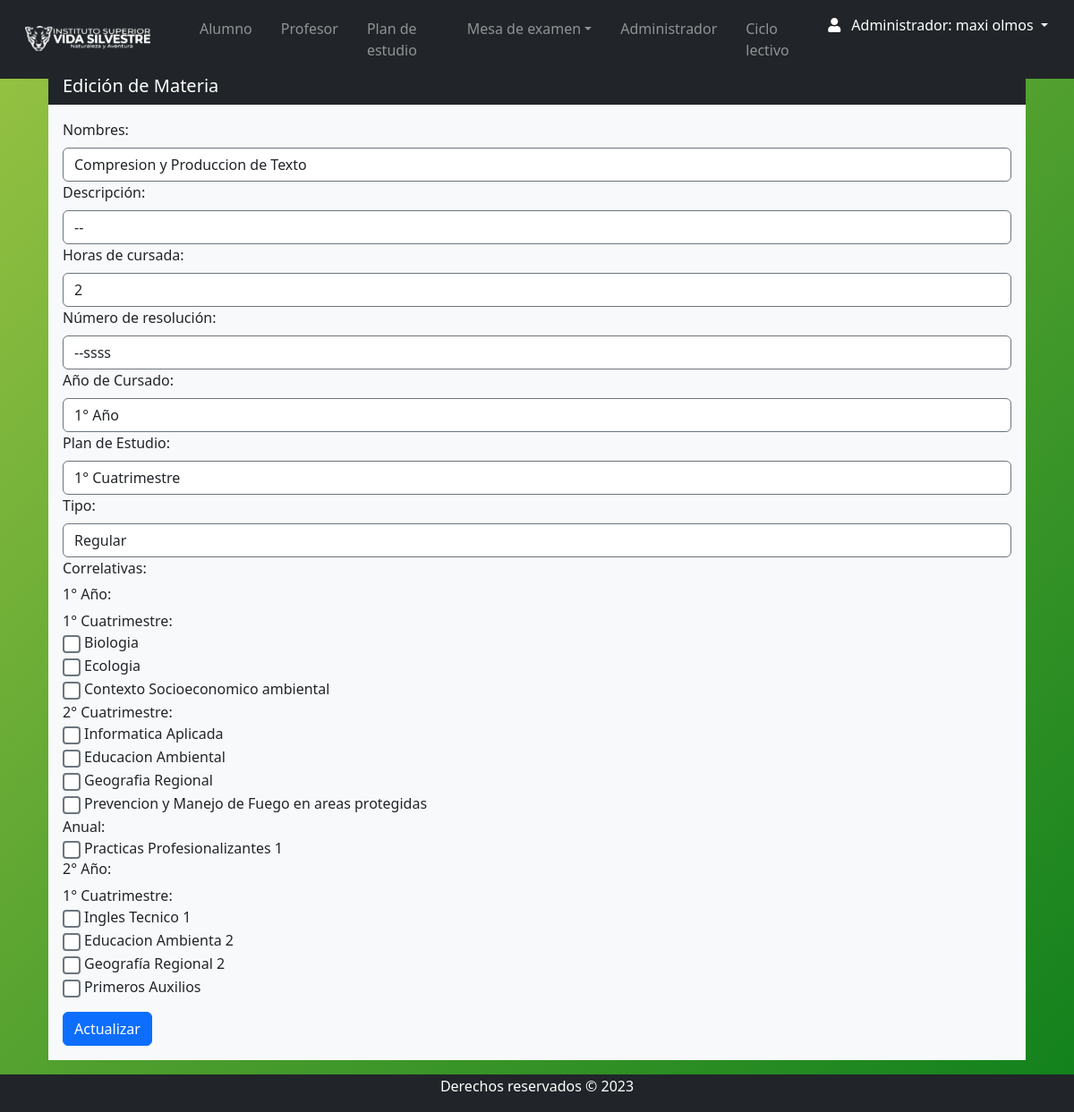
The app's page /Views/admin/materia_edit.php?id=1 (signed in) with its own data.
### tables this page shows
CREATE TABLE `materia` (
  `id_materia` int(11) NOT NULL,
  `Nombre` varchar(255) DEFAULT NULL,
  `descripcion` varchar(50) DEFAULT NULL,
  `horas` varchar(5) DEFAULT NULL,
  `num_resolucion` varchar(15) DEFAULT NULL,
  `año_cursado` varchar(20) NOT NULL,
  `id_tipo` int(11) DEFAULT NULL,
  `estado` varchar(11) DEFAULT NULL,
  `plan_estudio` varchar(50) DEFAULT NULL
);

CREATE TABLE `tipo` (
  `id_tipo` int(11) NOT NULL,
  `nombre_tipo` varchar(50) NOT NULL
);

### Views/admin/materia_edit.php (the view, shortened to what this page needs)
<?php
require '../../conn/connection.php';
function obtenerTiposMateria($db)
{
    $consulta_tipos = $db->query("SELECT * FROM tipo");
    return $consulta_tipos->fetchAll(PDO::FETCH_ASSOC);
}
function obtenerMateriasDisponibles($db)
{
    $consulta_materias = $db->query("SELECT * FROM materia");
    return $consulta_materias->fetchAll(PDO::FETCH_ASSOC);
}
function obtenerCorrelativasMateria($db, $id_materia)
{
    $consulta_correlativas = $db->prepare("SELECT id_correlativa FROM correlativa WHERE id_materia = ?");
    $consulta_correlativas->execute([$id_materia]);
    return $consulta_correlativas->fetchAll(PDO::FETCH_COLUMN);
}
function obtenerMateriaPorId($db, $id_materia)
{
    $consulta = $db->prepare("SELECT * FROM materia WHERE id_materia = ?");
    $consulta->execute([$id_materia]);
    return $consulta->fetch(PDO::FETCH_ASSOC);
}
function agruparMateriasPorAñoYPlan($materias)
{
    $agrupadas = [];
    foreach ($materias as $materia) {
        $año = $materia['año_cursado'];
        $plan = $materia['plan_estudio'];
        $agrupadas[$año][$plan][] = $materia;
    }
    return $agrupadas;
}
$tipos = obtenerTiposMateria($db);
$materias_disponibles = obtenerMateriasDisponibles($db);
$materias_agrupadas = agruparMateriasPorAñoYPlan($materias_disponibles);
$correlativas_actuales = [];
$consulta_materias = null;
$materia_actual = null;
if ($_SERVER['REQUEST_METHOD'] === 'GET' && isset($_GET['id']) && is_numeric($_GET['id'])) {
    $id_materia = $_GET['id'];
    $consulta_materias = obtenerMateriaPorId($db, $id_materia);
    $correlativas_actuales = obtenerCorrelativasMateria($db, $id_materia);
    $materia_actual = $consulta_materias;
}
?>
<?php require 'navbar.php'; ?>
<div class="container mt-3">
    <div class="row m-auto">
        <div class="col-sm">
            <div class="card rounded-2 border-0">
                <h5 class="card-header bg-dark text-white">Edición de Materia</h5>
                <div class="card-body bg-light">
                    <?php if ($consulta_materias): ?>
                        <form method="post" class="form" action="">
                            <label for="nombre">Nombres:</label>
                            <input type="text" class="form-control" required name="nombre" autocomplete="off" value="<?php echo htmlspecialchars($consulta_materias['Nombre']); ?>" maxlength="45">
                            <label for="descripcion">Descripción:</label>
                            <input type="text" class="form-control" required name="descripcion" autocomplete="off" value="<?php echo htmlspecialchars($consulta_materias['descripcion']); ?>" maxlength="45">
                            <label for="horas">Horas de cursada:</label>
                            <input type="text" class="form-control" required name="horas" id="horas" autocomplete="off" value="<?php echo htmlspecialchars($consulta_materias['horas']); ?>" maxlength="8">
                            <label for="num_resolucion">Número de resolución:</label>
                            <input type="text" class="form-control" required name="num_resolucion" id="num_resolucion" autocomplete="off" value="<?php echo htmlspecialchars($consulta_materias['num_resolucion']); ?>" maxlength="10">
                            <label for="año">Año de Cursado:</label>
                            <select name="año" id="año" class="form-control" autocomplete="off" required>
                                <option value="1° Año" <?php echo ($consulta_materias['año_cursado'] == '1° Año') ? 'selected' : ''; ?>>1° Año</option>
                            </select>
                            <label for="plan_estudio">Plan de Estudio:</label>
                            <select name="plan_estudio" id="plan_estudio" class="form-control" autocomplete="off" required>
                                <option value="1° Cuatrimestre" <?php echo ($consulta_materias['plan_estudio'] == '1° Cuatrimestre') ? 'selected' : ''; ?>>1° Cuatrimestre</option>
                            </select>
                            <label for="id_tipo">Tipo:</label>
                            <select name="id_tipo" id="id_tipo" class="form-control" autocomplete="off" required>
                                <?php foreach ($tipos as $tipo): ?>
                                    <option value="<?php echo $tipo['id_tipo']; ?>" <?php echo ($consulta_materias['id_tipo'] == $tipo['id_tipo']) ? 'selected' : ''; ?>>
                                        <?php echo $tipo['nombre_tipo']; ?>
                                    </option>
                                <?php endforeach; ?>
                            </select>
                            <label for="correlativas">Correlativas:</label>
                            <div class="form-group">
                                <?php foreach ($materias_agrupadas as $año => $planes): ?>
                                    <h6><?php echo htmlspecialchars($año); ?>:</h6>
                                    <?php foreach ($planes as $plan => $materias): ?>
                                        <h7><?php echo htmlspecialchars($plan); ?>:</h7>
                                        <?php foreach ($materias as $materia): ?>
                                            <?php if ($materia['id_materia'] != $materia_actual['id_materia']): ?>
                                                <div class="form-check">
                                                    <input type="checkbox" class="form-check-input" name="correlativas[]" value="<?php echo $materia['id_materia']; ?>" <?php echo (in_array($materia['id_materia'], $correlativas_actuales)) ? 'checked' : ''; ?>>
                                                    <label class="form-check-label"><?php echo htmlspecialchars($materia['Nombre']); ?></label>
                                                </div>
                                            <?php endif; ?>
                                        <?php endforeach; ?>
                                    <?php endforeach; ?>
                                <?php endforeach; ?>
                            </div>
                            <button type="submit" class="btn btn-primary">Actualizar</button>
                        </form>
                    <?php endif; ?>
                </div>
            </div>
        </div>
    </div>
</div>
<?php require 'footer.php'; ?>

### css/style.css (style rules this page uses)
body { background: linear-gradient(135deg, #98c343, #10801c); position: relative; padding-bottom: 10px; min-height: 100vh; }
input { border-style: solid !important; border-color: #6c757d !important; border-width: 1.5px !important; }
select { border-style: solid !important; border-color: #6c757d !important; border-width: 1px !important; }
input[type=checkbox] { border-color: #6c757d !important; border-style: solid !important; border-width: 2px !important; width: 20px; height: 20px; }

### records on screen
materia: nombre "Compresion y Produccion de Texto", descripcion "--", horas "2", num_resolucion "--ssss", año "1° Año", plan_estudio "1° Cuatrimestre", id_tipo "Regular"
materia: plan_estudio "1° Cuatrimestre", año_cursado "2° Año", Nombre "Primeros Auxilios"
materia: Nombre "Biologia"
materia: Nombre "Ecologia"
materia: Nombre "Contexto Socioeconomico ambiental"
materia: Nombre "Informatica Aplicada"
materia: Nombre "Educacion Ambiental"
materia: Nombre "Geografia Regional"
materia: Nombre "Prevencion y Manejo de Fuego en areas protegidas"
materia: Nombre "Practicas Profesionalizantes 1"
materia: Nombre "Ingles Tecnico 1"
materia: Nombre "Educacion Ambienta 2"
materia: Nombre "Geografía Regional 2"

### other values on screen
$_SESSION['nombre'] "maxi"
$_SESSION['apellido'] "olmos"
$año "1° Año"
$plan "2° Cuatrimestre"
$plan "Anual"
